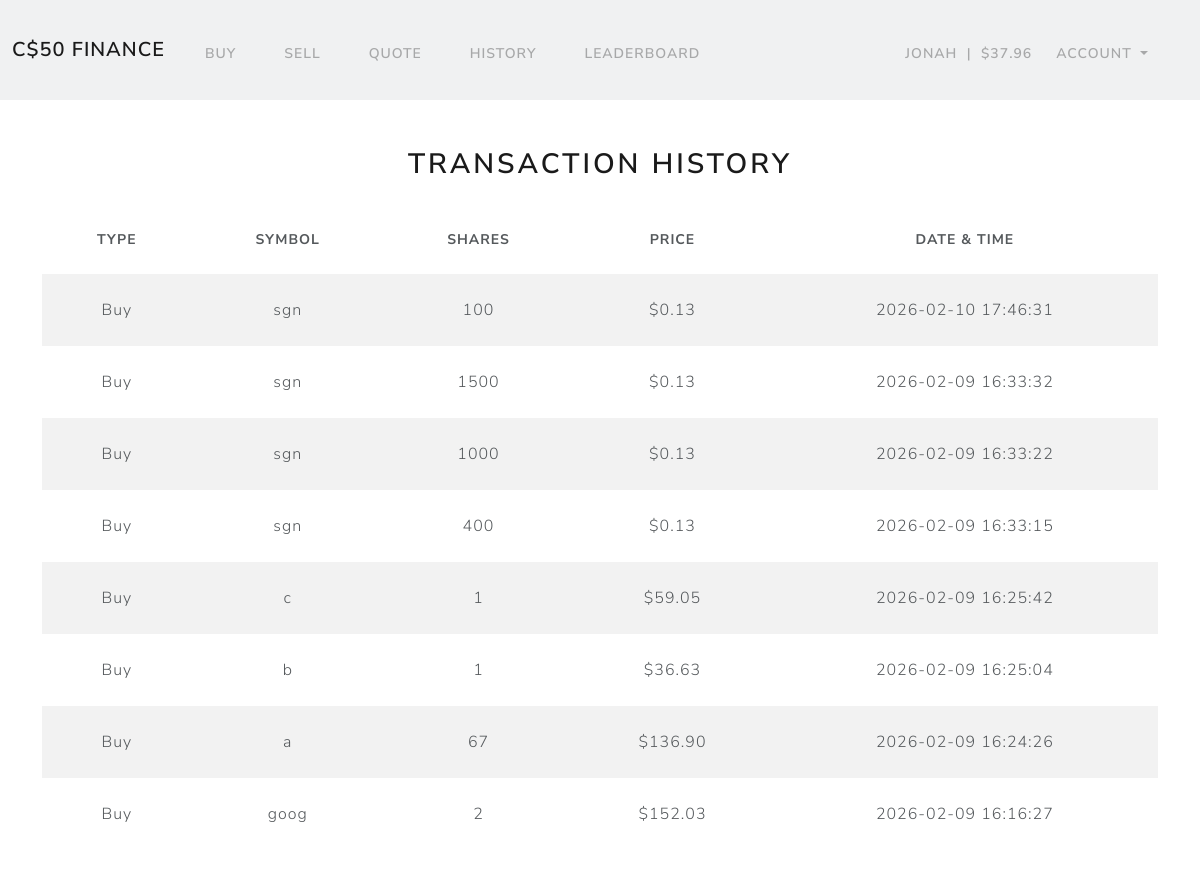
Screenshot of /history (signed in) with the database file from the repository.
### tables this page shows
CREATE TABLE users (id INTEGER PRIMARY KEY AUTOINCREMENT NOT NULL, username TEXT NOT NULL, hash TEXT NOT NULL, cash NUMERIC NOT NULL DEFAULT 10000.00);

CREATE TABLE transactions (
    id INTEGER PRIMARY KEY AUTOINCREMENT NOT NULL,
    user_id INTEGER NOT NULL,
    symbol TEXT NOT NULL,
    number_of_shares INTEGER NOT NULL,
    price_per_share NUMERIC NOT NULL,
    timestamp DATETIME DEFAULT CURRENT_TIMESTAMP
);

### app.py (the view)
@app.route("/history")
@login_required
def history():
    transactions = db.execute(
        """
        SELECT symbol,
               number_of_shares,
               price_per_share,
               timestamp
        FROM transactions
        WHERE user_id = ?
        ORDER BY timestamp DESC
        """,
        session["user_id"]
    )
    return render_template("history.html", transactions=transactions)

### app.py (called while the page is built)
@app.after_request
def after_request(response):
    response.headers["Cache-Control"] = "no-cache, no-store, must-revalidate"
    response.headers["Expires"] = 0
    response.headers["Pragma"] = "no-cache"
    return response

@app.context_processor
def inject_user():
    if "user_id" in session:
        user = db.execute(
            "SELECT username, cash FROM users WHERE id = ?",
            session["user_id"]
        )[0]
        return {
            "username": user["username"],
            "cash": user["cash"]
        }
    return {}

### helpers.py (called while the page is built)
def login_required(f):
    @wraps(f)
    def decorated_function(*args, **kwargs):
        if session.get("user_id") is None:
            return redirect("/login")
        return f(*args, **kwargs)
    return decorated_function

def usd(value):
    return f"${value:,.2f}"

### templates/history.html (shortened to what this page needs)
{% extends "layout.html" %}
{% block main %}
<h2 class="mb-4 text-center">Transaction History</h2>
<table class="table table-striped text-center">
    <thead>
        <tr>
            <th>Type</th>
            <th>Symbol</th>
            <th>Shares</th>
            <th>Price</th>
            <th>Date & Time</th>
        </tr>
    </thead>
    <tbody>
        {% for tx in transactions %}
            <tr>
                <td>
                    {% if tx["number_of_shares"] > 0 %}
                        Buy
                    {% else %}
                        Sell
                    {% endif %}
                </td>
                <td>{{ tx["symbol"] }}</td>
                <td>{{ tx["number_of_shares"] | abs }}</td>
                <td>{{ tx["price_per_share"] | usd }}</td>
                <td>{{ tx["timestamp"] }}</td>
            </tr>
        {% endfor %}
    </tbody>
</table>
{% endblock %}

### templates/layout.html (shortened to what this page needs)
<!DOCTYPE html>
<html lang="en">
    <head>
        <link href="https://cdn.jsdelivr.net/npm/bootstrap@5.3.3/dist/css/bootstrap.min.css" rel="stylesheet">
        <link href="/static/styles.css" rel="stylesheet">
    </head>
    <body>
        <nav class="bg-light border navbar navbar-expand-md navbar-light">
            <div class="container-fluid">
                <a class="navbar-brand" href="/"><span class="blue">C</span><span class="red">$</span><span class="yellow">5</span><span class="green">0</span> <span class="red">Finance</span></a>
                <div class="collapse navbar-collapse" id="navbar">
                    {% if session["user_id"] %}
                        <ul class="navbar-nav me-auto mt-2">
                            <li class="nav-item"><a class="nav-link" href="/buy">Buy</a></li>
                            <li class="nav-item"><a class="nav-link" href="/sell">Sell</a></li>
                            <li class="nav-item"><a class="nav-link" href="/quote">Quote</a></li>
                            <li class="nav-item"><a class="nav-link" href="/history">History</a></li>
                            <li class="nav-item"><a class="nav-link" href="/leaderboard">Leaderboard</a></li>
                        </ul>
                        <ul class="navbar-nav ms-auto mt-2 align-items-center">
                            <li class="nav-item me-3">
                                <span class="navbar-text">
                                    {{ username }}&nbsp;&nbsp;|&nbsp;&nbsp;{{ cash | usd }}
                                </span>
                            </li>
                            <li class="nav-item dropdown">
                                <a class="nav-link dropdown-toggle"
                                href="#"
                                id="accountDropdown"
                                role="button"
                                data-bs-toggle="dropdown"
                                aria-expanded="false">
                                    Account
                                </a>
                            </li>
                        </ul>
                    {% else %}
                        <ul class="navbar-nav ms-auto mt-2">
                            <li class="nav-item"><a class="nav-link" href="/register">Register</a></li>
                            <li class="nav-item"><a class="nav-link" href="/login">Log In</a></li>
                        </ul>
                    {% endif %}
                </div>
            </div>
        </nav>
        <main class="container py-5 text-center">
            {% block main %}{% endblock %}
        </main>
    </body>
</html>

### rows the page displays
users: username "JONAH", cash "$37.96"
transactions: shows "Buy", symbol "sgn", number_of_shares|abs "100", price_per_share "$0.13", timestamp "2026-02-10 17:46:31"
transactions: shows "Buy", symbol "sgn", number_of_shares|abs "1500", price_per_share "$0.13", timestamp "2026-02-09 16:33:32"
transactions: shows "Buy", symbol "sgn", number_of_shares|abs "1000", price_per_share "$0.13", timestamp "2026-02-09 16:33:22"
transactions: shows "Buy", symbol "sgn", number_of_shares|abs "400", price_per_share "$0.13", timestamp "2026-02-09 16:33:15"
transactions: shows "Buy", symbol "c", number_of_shares|abs "1", price_per_share "$59.05", timestamp "2026-02-09 16:25:42"
transactions: shows "Buy", symbol "b", number_of_shares|abs "1", price_per_share "$36.63", timestamp "2026-02-09 16:25:04"
transactions: shows "Buy", symbol "a", number_of_shares|abs "67", price_per_share "$136.90", timestamp "2026-02-09 16:24:26"
transactions: shows "Buy", symbol "goog", number_of_shares|abs "2", price_per_share "$152.03", timestamp "2026-02-09 16:16:27"
